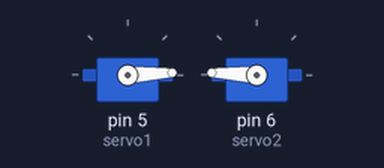
The sketch below on a simulated Arduino Uno, built with avr-gcc and run on an emulated ATmega328P. On the bench: 2 × servo.

Above: at 0.05 s.
At 0.9 s:
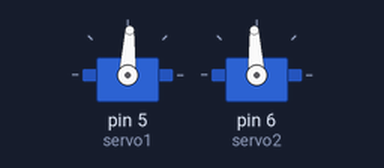
At 1.75 s:
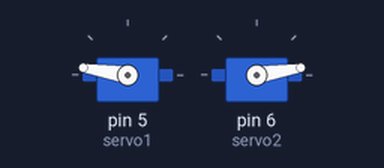
At 3.5 s:
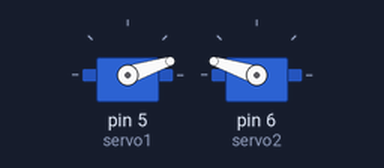
Timing chart, 0 to 8.4 s (numbered marks = the images above):
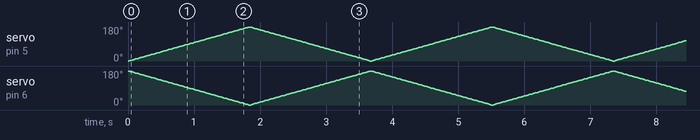

The sketch:

gripper.ino
```cpp
#include <Servo.h>

Servo servo1;
Servo servo2;

int x=0;
int pos = 0;

void setup() {
  servo1.attach(5);
  servo2.attach(6);
  servo1.write(0);
  servo2.write(180);
}

void loop() {


  for (pos = 0; pos <= 180; pos += 1) {

    servo1.write(pos);
    servo2.write(180-pos);
    delay(10);
  }
  for (pos = 180; pos >= 0; pos -= 1) {

    servo1.write(pos);
    servo2.write(180-pos);
    delay(10);
  }
}
```
